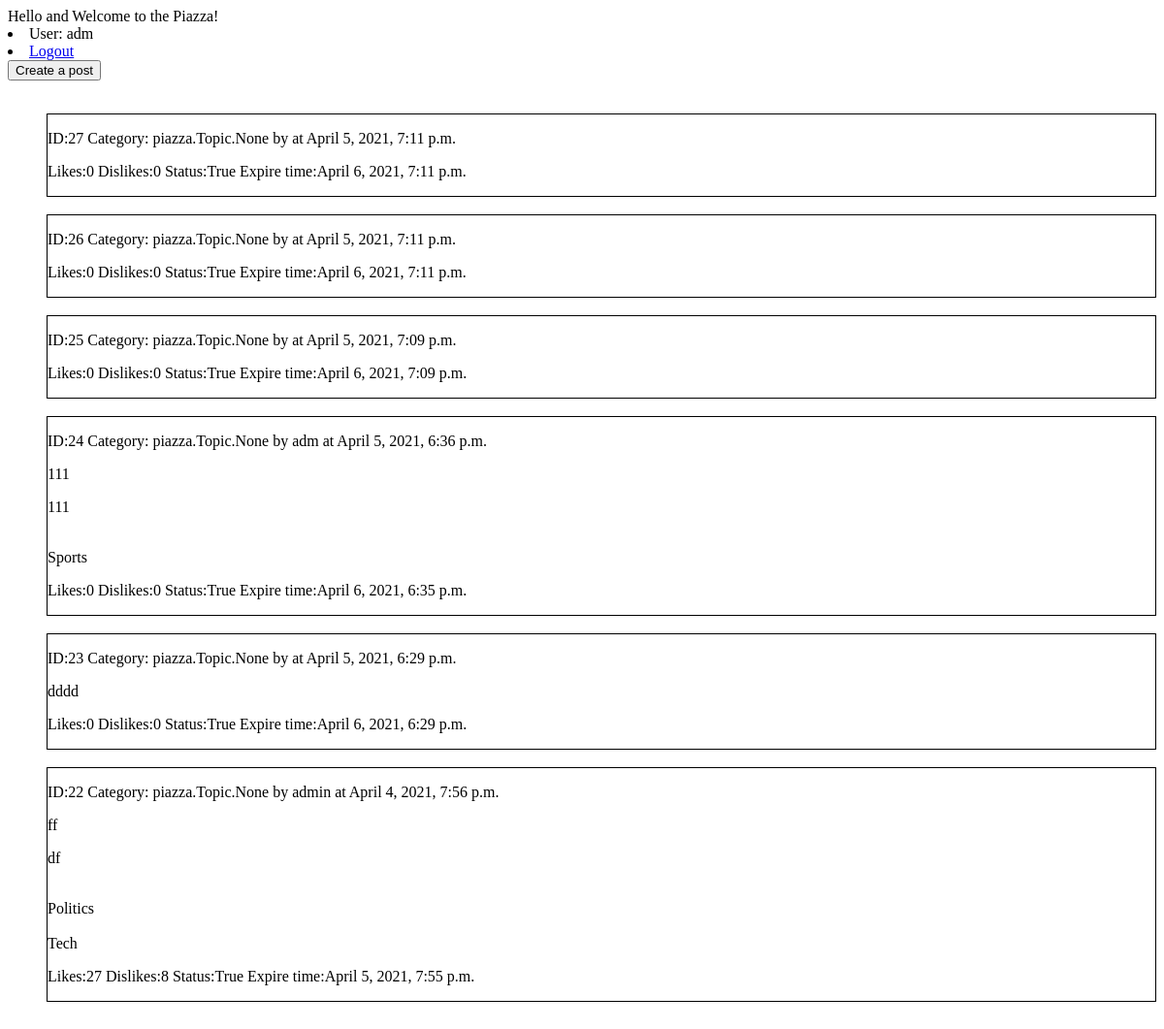
/ (signed in), run on an earlier commit of the app's database.
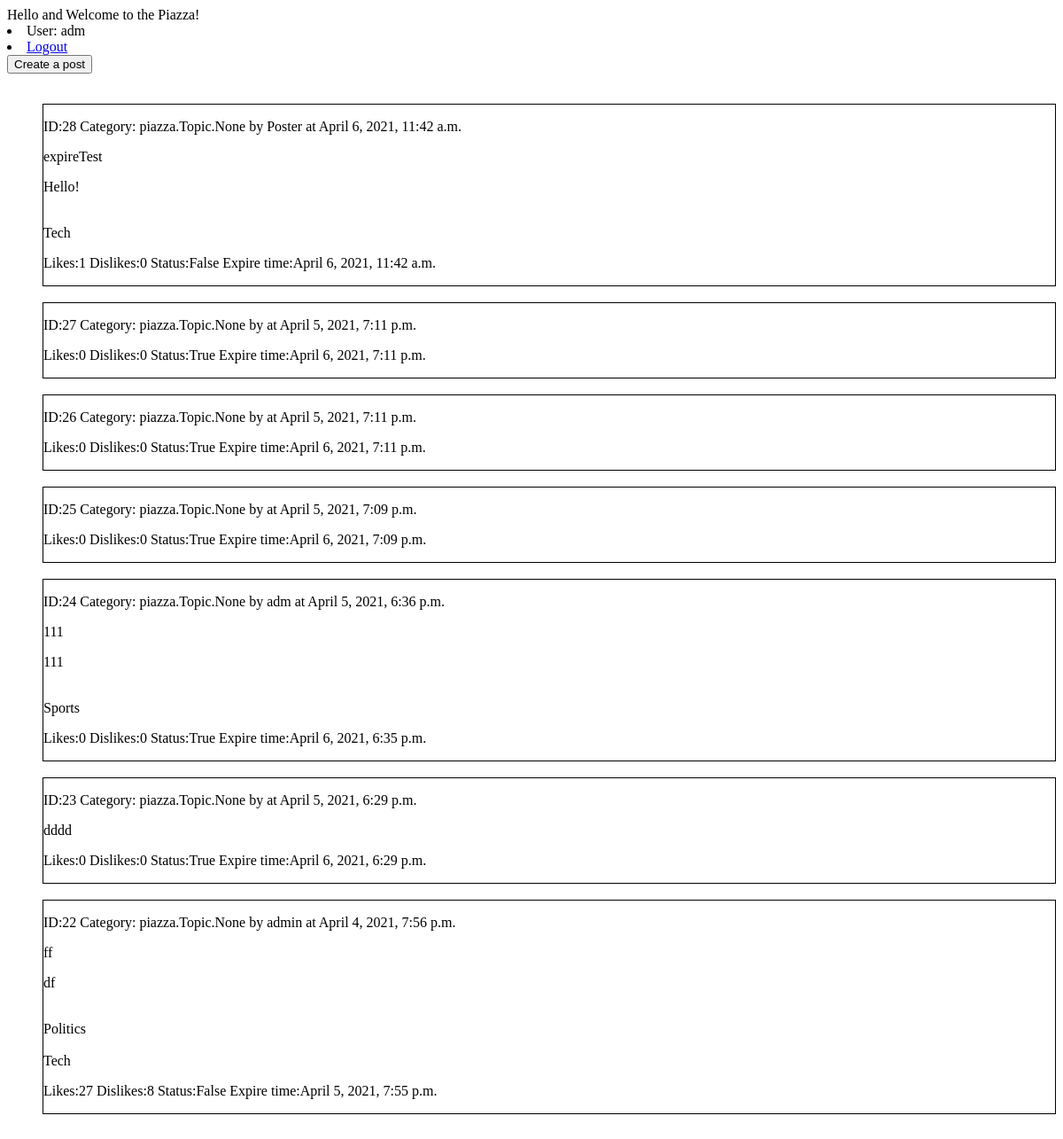
And on a later commit of the database.
### piazza/models.py (models this page shows, shortened)
class Post(models.Model):
    id = models.AutoField(primary_key=True)
    poster = models.CharField(max_length=60)
    title = models.CharField(max_length=60)
    topics = models.ManyToManyField(Topic)
    body = models.TextField()
    timestamp = models.DateTimeField(auto_now_add=True)
    extimestamp = models.DateTimeField(default=getDefaultExDate())
    status = models.BooleanField(default=True)
    likes = models.PositiveIntegerField(default=0)
    dislikes = models.PositiveIntegerField(default=0)
    comments = models.ManyToManyField(Comment)
    postActions = models.ManyToManyField(PostAction)

class Topic(models.Model):
    name = models.CharField(max_length=30)

### piazza/views.py (the view)
# urls.py: path('', views.start, name='piazza'),
@login_required
def start(request):
    latest_post_list = Post.objects.all().order_by('-timestamp')
    context = {'latest_post_list':latest_post_list}
    return render(request, 'index.html', context)

### piazza/templates/index.html (shortened to what this page needs)
<html>
<body>
Hello and Welcome to the Piazza!
{% if user.is_authenticated %}
<li>User: {{ user.get_username }}</li>
<li><a href="{% url 'logout'%}?next={{request.path}}">Logout</a></li>
{% else %}
<li><a href="{% url 'login'%}?next={{request.path}}">Login</a></li>
{% endif %}
<a href="createpost/"><button type="button">Create a post</button></a>
<br>
<br>
<div class="post">
    <ul>
      {% for post in latest_post_list %}
      <div class= "individualPost" style="border: thin solid black">
      <div class="topPart"><p>ID:{{post.id}}  Category: {{post.topics}} by {{ post.poster }} at {{ post.timestamp }}<p></div>
      <section><div class="postTitle">{{ post.title }}</div>
        <p>{{post.body}}</p>
        {% for topic in post.topics.all %} <br/>{{topic.name}}<br/>{% endfor %}
        <div class="lowerPart"><p>Likes:{{post.likes}}  Dislikes:{{post.dislikes}}  Status:{{post.status}}  Expire time:{{ post.extimestamp }}<p></div>
        </section>
    </div>
    <br>
      {% endfor %}
    </ul>
  </div>
</body>
</html>

What changed in the data, as far as the page shows it:
added Post: id "28", topics "piazza.Topic.None", poster "Poster", timestamp "April 6, 2021, 11:42 a.m.", title "expireTest", body "Hello!", likes "1", dislikes "0", status "False", extimestamp "April 6, 2021, 11:42 a.m.", Topic (name "Tech")
changed Post "admin": status "True" → "False"
